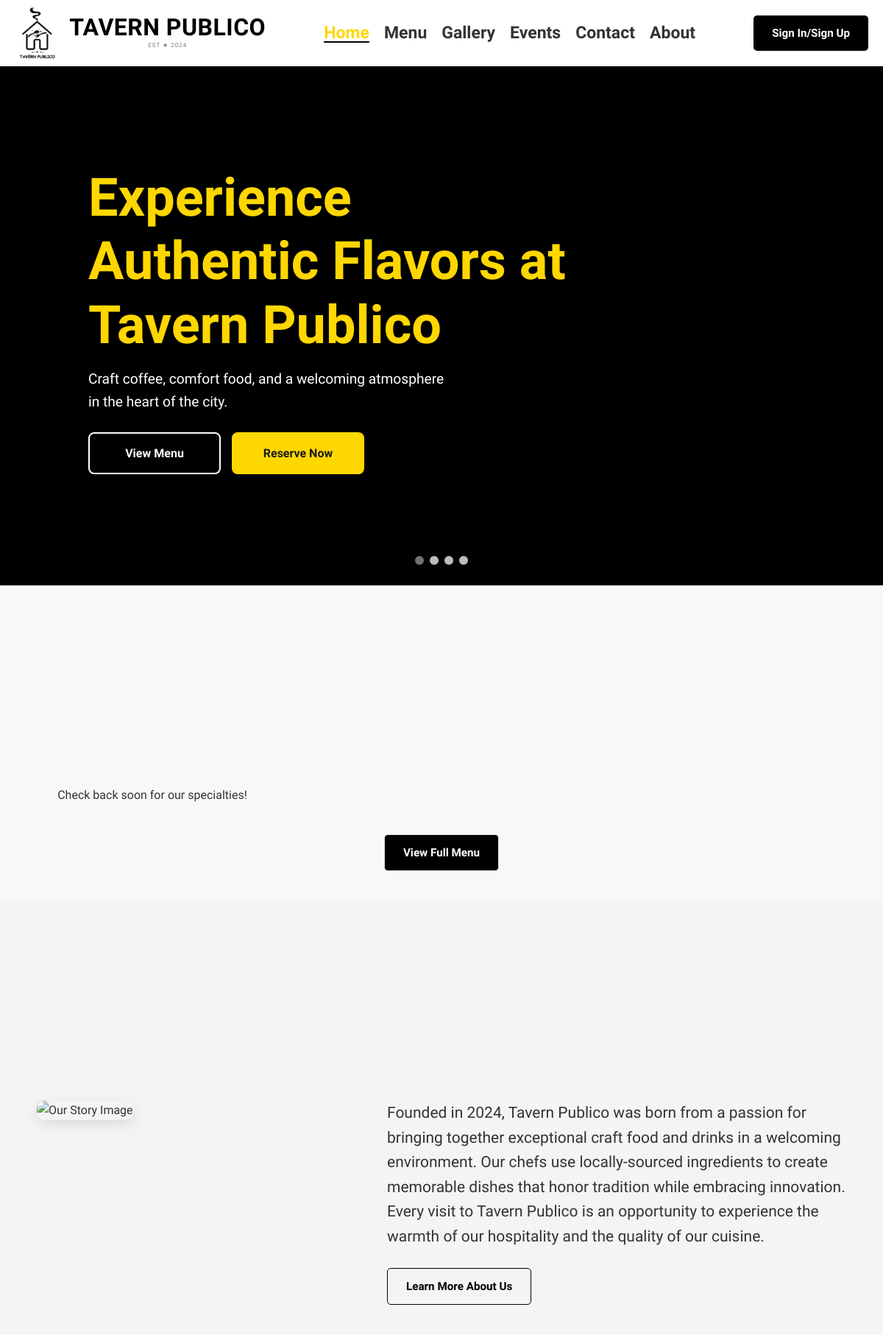
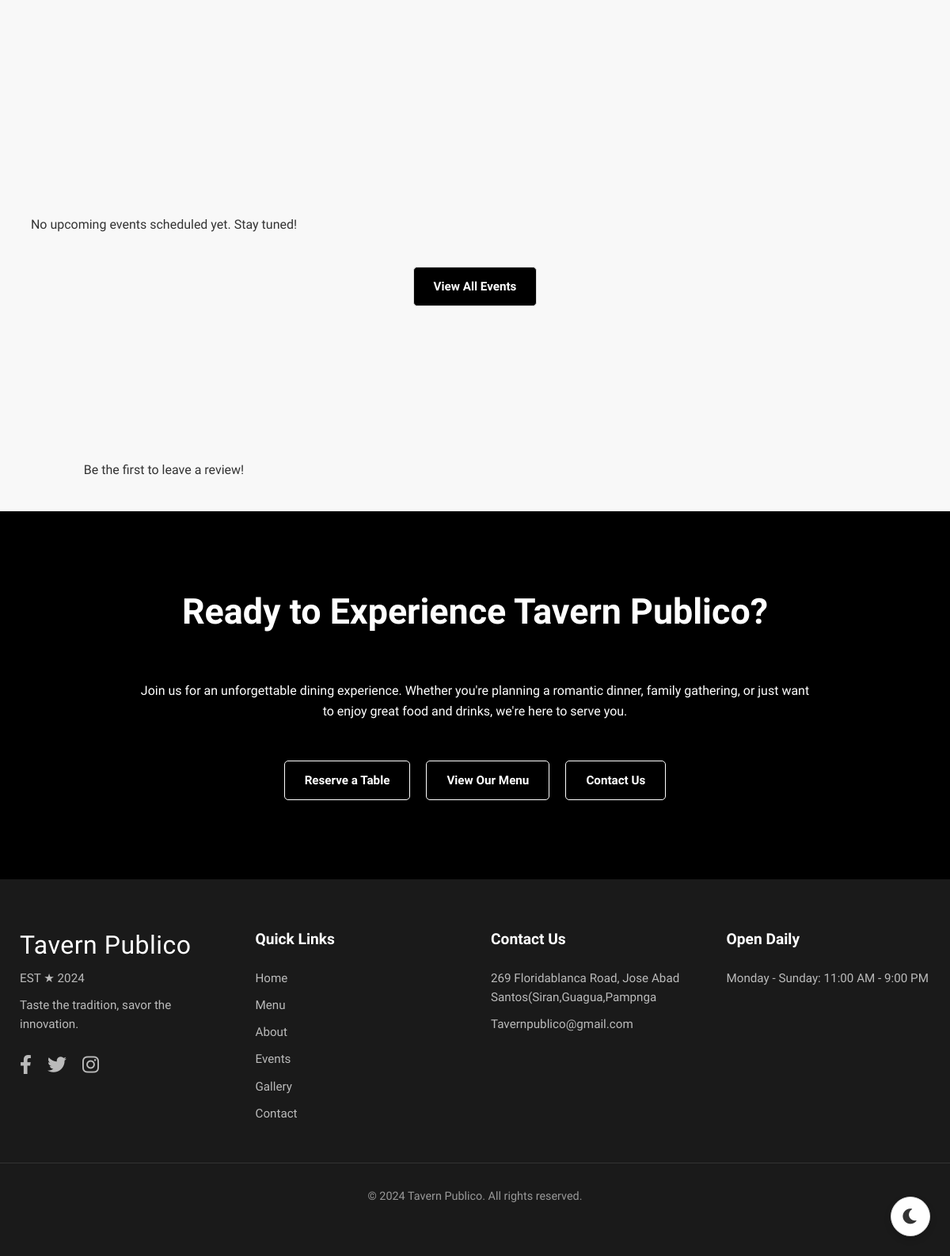
The page / on the database its author committed (2 pictures, top to bottom).
### tables this page shows
CREATE TABLE `hero_slides` (
  `id` int(11) NOT NULL,
  `image_path` varchar(255) NOT NULL,
  `title` varchar(255) NOT NULL,
  `subtitle` varchar(255) DEFAULT NULL,
  `video_path` varchar(255) DEFAULT NULL,
  `media_type` varchar(10) NOT NULL DEFAULT 'image',
  `created_at` timestamp NOT NULL DEFAULT current_timestamp(),
  `deleted_at` datetime DEFAULT NULL
);

### index.php (the view, shortened to what this page needs)
<?php
include 'config.php';
$hero_slides = [];
$sql_slides = "SELECT * FROM hero_slides WHERE deleted_at IS NULL ORDER BY media_type DESC, created_at DESC";
$result_slides = $conn->query($sql_slides);
if ($result_slides && $result_slides->num_rows > 0) {
    $video_count = 0;
    $image_count = 0;
    while($row = $result_slides->fetch_assoc()) {
        if ($row['media_type'] === 'video' && $video_count < 1) {
            $hero_slides[] = $row;
            $video_count++;
        } elseif ($row['media_type'] === 'image' && $image_count < 4) {
            $hero_slides[] = $row;
            $image_count++;
        }
    }
}
$featured_testimonials = [];
?>
<!DOCTYPE html>
<html lang="en">
<head>
    <link rel="stylesheet" href="CSS/main.css">
    <link rel="stylesheet" href="CSS/dark-theme.css">
    <link rel="stylesheet" href="https://cdnjs.cloudflare.com/ajax/libs/font-awesome/6.0.0-beta3/css/all.min.css">
</head>
<body>
    <?php include 'partials/header.php'; ?>
    <section class="hero-section">
        <div class="slideshow-container">
            <?php if (!empty($hero_slides)): ?>
                <?php foreach ($hero_slides as $index => $slide): ?>
                    <div class="mySlides fade">
                        <?php if ($slide['media_type'] === 'video' && !empty($slide['video_path'])): ?>
                            <video autoplay muted playsinline class="hero-bg-video">
                                <source src="<?php echo htmlspecialchars($slide['video_path']); ?>" type="video/mp4">
                            </video>
                        <?php elseif (!empty($slide['image_path'])): ?>
                            <img src="<?php echo htmlspecialchars($slide['image_path']); ?>" alt="Hero Image <?php echo $index + 1; ?>" class="hero-bg-image">
                        <?php endif; ?>
                        <div class="hero-overlay">
                            <div class="hero-text-container">
                                <?php if (!empty($slide['title'])): ?>
                                    <h1><?php echo htmlspecialchars($slide['title']); ?></h1>
                                <?php else: ?>
                                    <h1>Experience Authentic Flavors at Tavern Publico</h1>
                                <?php endif; ?>
                                <?php if (!empty($slide['subtitle'])): ?>
                                    <p><?php echo htmlspecialchars($slide['subtitle']); ?></p>
                                <?php else: ?>
                                    <p>Craft coffee, comfort food, and a welcoming atmosphere in the heart of the city.</p>
                                <?php endif; ?>
                                <div class="hero-buttons">
                                    <a href="menu.php" class="btn btn-outline-white">View Menu</a>
                                    <?php
                                    if (isset($_SESSION['loggedin']) && $_SESSION['loggedin'] === true) {
                                        echo '<a href="reserve.php" class="btn btn-secondary">Reserve Now</a>';
                                    } else {
                                        echo '<button class="btn btn-secondary signin-button">Reserve Now</button>';
                                    }
                                    ?>
                                </div>
                            </div>
                        </div>
                    </div>
                <?php endforeach; ?>
                <div style="text-align:center; position: absolute; bottom: 20px; width: 100%; z-index: 2;">
                    <?php foreach ($hero_slides as $index => $slide): ?>
                        <span class="dot" onclick="currentSlide(<?php echo $index + 1; ?>)"></span>
                    <?php endforeach; ?>
                </div>
            <?php endif; ?>
        </div>
    </section>
    <section class="specialties-section common-padding">
    <div class="container">
            <div class="slider-container" id="specialtiesSliderContainer">
                <div class="slider-wrapper">
                    <?php
                    $sql_specialties = "SELECT * FROM menu WHERE category = 'Specialty' AND deleted_at IS NULL ORDER BY RAND() LIMIT 3";
                    $result_specialties = $conn->query($sql_specialties);
                    if ($result_specialties && $result_specialties->num_rows > 0) {
                        while ($row = $result_specialties->fetch_assoc()) {
                            $raw_description = $row['description'];
                            $summary = (mb_strlen($raw_description) > 100) ? mb_substr($raw_description, 0, 100) . '...' : $raw_description;
                            $summary_html = htmlspecialchars($summary, ENT_QUOTES);
                            echo '<div class="slider-item">
                                    <div class="specialty-card"
                                        data-name="' . htmlspecialchars($row['name'], ENT_QUOTES) . '"
                                        data-image="' . htmlspecialchars($row['image']) . '"
                                        data-description="' . htmlspecialchars($row['description'], ENT_QUOTES) . '"
                                    >';
                            echo '<div class="image-container">';
                            echo '  <img src="' . htmlspecialchars($row['image']) . '" alt="' . htmlspecialchars($row['name']) . '">';
                            echo '  <div class="hot-sticker-animated">Hot</div>';
                            echo '</div>';
                            echo '<h3>' . htmlspecialchars($row['name']) . '</h3>';
                            echo '<p class="item-summary">' . $summary_html . '</p>';
                            echo '<button class="view-details-btn">View Details <i class="fas fa-arrow-right"></i></button>';
                            echo '</div></div>';
                        }
                    } else {
                        echo '<p>Check back soon for our specialties!</p>';
                    }
                    ?>
                </div>
            </div>
            <a href="menu.php" class="btn btn-secondary">View Full Menu</a>
        </div>
    </section>
    <section class="our-story-section common-padding">
    <div class="container">
            <div class="story-content">
                <div class="story-image"><img src="images/story.jpg" alt="Our Story Image"></div>
                <div class="story-text">
                    <p>Founded in 2024, Tavern Publico was born from a passion for bringing together exceptional craft food and drinks in a welcoming environment. Our chefs use locally-sourced ingredients to create memorable dishes that honor tradition while embracing innovation.</p>
                    <p>Every visit to Tavern Publico is an opportunity to experience the warmth of our hospitality and the quality of our cuisine.</p>
                    <a href="about.php" class="btn btn-outline-dark">Learn More About Us</a>
                </div>
            </div>
        </div>
    </section>
    <section class="upcoming-events-section common-padding">
        <div class="container">
            <div class="slider-container" id="eventsSliderContainer">
                <div class="slider-wrapper">
                    <?php
                    $sql_events = "SELECT * FROM events WHERE deleted_at IS NULL ORDER BY date DESC LIMIT 3";
                    $result_events = $conn->query($sql_events);
                    if ($result_events && $result_events->num_rows > 0) {
                        while ($row = $result_events->fetch_assoc()) {
                            $start_date_formatted = date("l, F j, Y", strtotime($row['date']));
                            $date_display = $start_date_formatted;
                            if (!empty($row['end_date'])) {
                                $end_date_formatted = date("l, F j, Y", strtotime($row['end_date']));
                                if ($start_date_formatted !== $end_date_formatted) {
                                    $date_display .= " - " . $end_date_formatted;
                                }
                            }
                            echo '<div class="slider-item">
                                    <div class="event-card">
                                        <img src="' . htmlspecialchars($row['image']) . '" alt="' . htmlspecialchars($row['title']) . '">
                                        <span class="event-date">' . htmlspecialchars($date_display) . '</span>
                                        <h3>' . htmlspecialchars($row['title']) . '</h3>
                                        <p>' . substr(htmlspecialchars($row['description']), 0, 100) . '...</p>
                                    </div>
                                  </div>';
                        }
                    } else {
                         echo '<p>No upcoming events scheduled yet. Stay tuned!</p>';
                    }
                    ?>
                </div>
            </div>
            <a href="events.php" class="btn btn-secondary">View All Events</a>
        </div>
    </section>
    <section class="guest-testimonials-section common-padding">
        <div class="container">
            <div class="slider-container" id="testimonialsSliderContainer">
                <div class="slider-wrapper">
                    <?php if (!empty($featured_testimonials)): ?>
                        <?php foreach ($featured_testimonials as $testimonial): ?>
                            <div class="slider-item"><div class="testimonial-card">
                                <div class="stars"><?php echo str_repeat('★', $testimonial['rating']) . str_repeat('☆', 5 - $testimonial['rating']); ?></div>
                                <p>"<?php echo htmlspecialchars($testimonial['comment']); ?>"</p>
                                <div class="guest-info">
                                    <?php $avatar_path = !empty($testimonial['avatar']) && file_exists($testimonial['avatar']) ? $testimonial['avatar'] : 'images/default_avatar.png'; ?>
                                    <img src="<?php echo htmlspecialchars($avatar_path); ?>" alt="<?php echo htmlspecialchars($testimonial['username']); ?>">
                                    <div class="guest-details"><span class="guest-name"><?php echo htmlspecialchars($testimonial['username']); ?></span></div>
                                </div>
                            </div></div>
                        <?php endforeach; ?>
                     <?php else: ?>
                        <p>Be the first to leave a review!</p>
                    <?php endif; ?>
                </div>
            </div>
        </div>
    </section>
    <section class="call-to-action-section">
        <div class="container">
            <div class="cta-content"><h2>Ready to Experience Tavern Publico?</h2><p>Join us for an unforgettable dining experience. Whether you're planning a romantic dinner, family gathering, or just want to enjoy great food and drinks, we're here to serve you.</p><div class="cta-buttons"><a href="reserve.php" class="btn btn-outline-white">Reserve a Table</a><a href="menu.php" class="btn btn-outline-white">View Our Menu</a><a href="contact.php" class="btn btn-outline-white">Contact Us</a></div></div>
        </div>
    </section>
    <?php include 'partials/footer.php'; ?>
</body>
</html>

### CSS/main.css (style rules this page uses)
* { margin: 0; padding: 0; box-sizing: border-box; }
html, body { width: 100%; overflow-x: hidden; }
body { font-family: 'Mada', sans-serif; line-height: 1.6; color: #333; background-color: #f8f8f8; -webkit-font-smoothing: antialiased; -moz-osx-font-smoothing: grayscale; padding-top: 94px; }
.container { max-width: 1200px; margin: 0 auto; padding: 0 25px; }
.btn { padding: 12px 25px; border: none; border-radius: 5px; cursor: pointer; font-weight: 600; transition: background-color 0.3s ease, color 0.3s ease, border-color 0.3s ease; text-decoration: none; display: inline-block; font-size: 0.95em; font-family: 'Mada', sans-serif; }
.btn-secondary { background-color: #000000; color: #ffffff; border: 1px solid #ddd; margin-top: 40px; }
.btn-outline-dark { background-color: transparent; color: #000; border: 1px solid #000; padding: 12px 25px; margin-top: 25px; }
.btn-outline-white { background-color: transparent; color: #fff; border: 1px solid #fff; }
.common-padding { padding: 40px 0; }
h2 { font-family: 'Mada', sans-serif; text-align: center; margin-bottom: 60px; color: #222; font-weight: 700; line-height: 1.2; font-size: clamp(2rem, 5vw + 1rem, 2.8rem); }
.hero-section { position: relative; width: 100%; height: 90vh; overflow: hidden; background-color: #000; display: flex; align-items: center; justify-content: center; }
.slideshow-container { position: relative; width: 100%; height: 100%; overflow: hidden; }
.mySlides { display: none; width: 100%; height: 100%; position: absolute; top: 0; left: 0; }
.hero-overlay { position: relative; z-index: 1; display: flex; justify-content: flex-start; align-items: center; width: 100%; height: 100%; background-color: rgba(0, 0, 0, 0.6); padding-inline: clamp(1.5rem, 10vw, 8rem); box-sizing: border-box; }
.hero-text-container { text-align: left; max-width: 650px; }
.hero-text-container h1 { font-family: 'Madimi One', sans-serif; margin-bottom: 15px; color: #FFD700; line-height: 1.2; font-weight: 700; text-shadow: 2px 2px 8px rgba(0, 0, 0, 0.7); font-size: clamp(2.2rem, 7vw + 1rem, 4.5rem); word-wrap: break-word; hyphens: auto; }
.hero-text-container p { margin-bottom: 25px; max-width: 500px; color: #FFFFFF; text-shadow: 1px 1px 4px rgba(0, 0, 0, 0.7); font-size: clamp(0.9rem, 2vw + 0.5rem, 1.2rem); }
.hero-buttons { display: flex; gap: 15px; }
.hero-buttons .btn { border-radius: 8px; font-weight: bold; padding: 14px 20px; font-size: 1em; text-transform: none; transition: all 0.3s ease; width: 180px; display: inline-flex; justify-content: center; align-items: center; margin-top: 0; text-decoration: none; }
.hero-buttons .btn.btn-outline-white { background-color: transparent; color: #fff; border: 1px solid #fff; }
.hero-buttons .btn.btn-secondary { background-color: #2a2a2a; color: #ffffff; border: 1px solid #b0b0b0; }
.hero-bg-video { position: absolute; top: 50%; left: 50%; width: 100%; height: 100%; object-fit: cover; transform: translate(-50%, -50%); }
.fade { animation-name: fade; animation-duration: 1.5s; }
.dot { cursor: pointer; height: 12px; width: 12px; margin: 0 2px; background-color: #bbb; border-radius: 50%; display: inline-block; transition: background-color 0.6s ease; }
.active, .dot:hover { background-color: #717171; }
.slider-container { position: relative; }
.slider-wrapper { display: grid; grid-template-columns: repeat(3, 1fr); gap: 29px; }
.specialties-section, .upcoming-events-section, .guest-testimonials-section { text-align: center; }
.our-story-section { background-color: #f4f4f4; }
.story-content { display: flex; align-items: flex-start; gap: 60px; max-width: 1200px; margin: 0 auto; padding: 0 25px; }
.story-image { flex: 1; max-width: 598px; }
.story-image img { width: 100%; height: auto; border-radius: 10px; box-shadow: 0 6px 18px rgba(0, 0, 0, 0.1); }
.story-text { flex: 1.5; min-width: 350px; text-align: left; }
.story-text p { font-size: 21px; }
.call-to-action-section { background-color: #000; color: #fff; padding: 100px 0; text-align: center; }
.cta-content h2 { color: #fff; }
.cta-content p { max-width: 850px; margin: 0 auto 50px; }
.cta-buttons { display: flex; justify-content: center; flex-wrap: wrap; gap: 20px; }

### partials/header.php (style rules this page uses)
body { margin: 0; padding: 0; padding-top: 75px; }

### rows shown on the page
hero_slides: shows "Experience Authentic Flavors at Tavern Publico", shows "Craft coffee, comfort food, and a welcoming atmosphere in the heart of the city."
